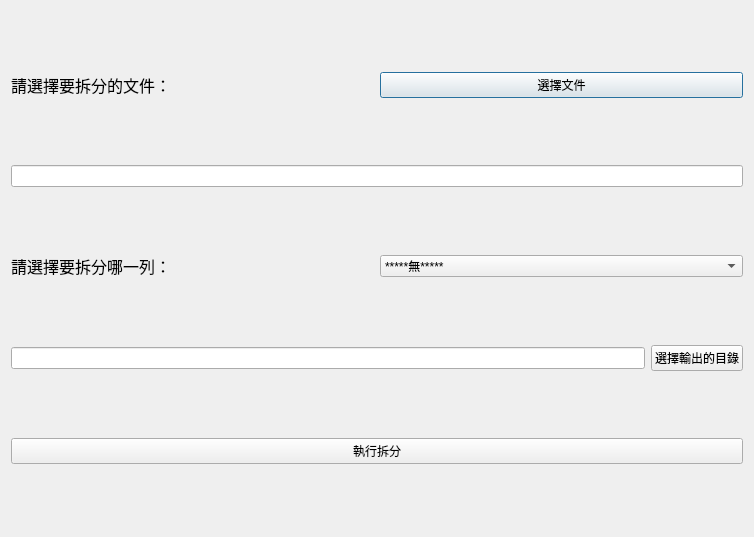
<?xml version="1.0" encoding="UTF-8"?>
<ui version="4.0">
 <class>ExcelSpliter</class>
 <widget class="QDialog" name="ExcelSpliter">
  <property name="geometry">
   <rect>
    <x>0</x>
    <y>0</y>
    <width>754</width>
    <height>537</height>
   </rect>
  </property>
  <property name="windowTitle">
   <string>拆分Excel文件</string>
  </property>
  <layout class="QVBoxLayout" name="verticalLayout">
   <item>
    <layout class="QHBoxLayout" name="horizontalLayout">
     <item>
      <widget class="QLabel" name="label">
       <property name="styleSheet">
        <string notr="true">*{
	font-size:16px;
}
</string>
       </property>
       <property name="text">
        <string>請選擇要拆分的文件：</string>
       </property>
      </widget>
     </item>
     <item>
      <widget class="QPushButton" name="pushButton_choose_dir">
       <property name="text">
        <string>選擇文件</string>
       </property>
      </widget>
     </item>
    </layout>
   </item>
   <item>
    <widget class="QLineEdit" name="lineEdit_choose_path">
     <property name="styleSheet">
      <string notr="true">*{
	font-size:10px
}</string>
     </property>
    </widget>
   </item>
   <item>
    <layout class="QHBoxLayout" name="horizontalLayout_2">
     <item>
      <widget class="QLabel" name="label_2">
       <property name="styleSheet">
        <string notr="true">*{
	font-size:16px
}</string>
       </property>
       <property name="text">
        <string>請選擇要拆分哪一列：</string>
       </property>
      </widget>
     </item>
     <item>
      <widget class="QComboBox" name="comboBox_rowselecter">
       <item>
        <property name="text">
         <string>*****無*****</string>
        </property>
       </item>
      </widget>
     </item>
    </layout>
   </item>
   <item>
    <layout class="QHBoxLayout" name="horizontalLayout_3">
     <item>
      <widget class="QLineEdit" name="lineEdit_output_dir">
       <property name="styleSheet">
        <string notr="true">*{
	font-size:10px
}</string>
       </property>
      </widget>
     </item>
     <item>
      <widget class="QPushButton" name="pushButton_output_dir">
       <property name="text">
        <string>選擇輸出的目錄</string>
       </property>
      </widget>
     </item>
    </layout>
   </item>
   <item>
    <widget class="QPushButton" name="pushButton_execute_split">
     <property name="text">
      <string>執行拆分</string>
     </property>
    </widget>
   </item>
  </layout>
 </widget>
 <resources/>
 <connections/>
</ui>
